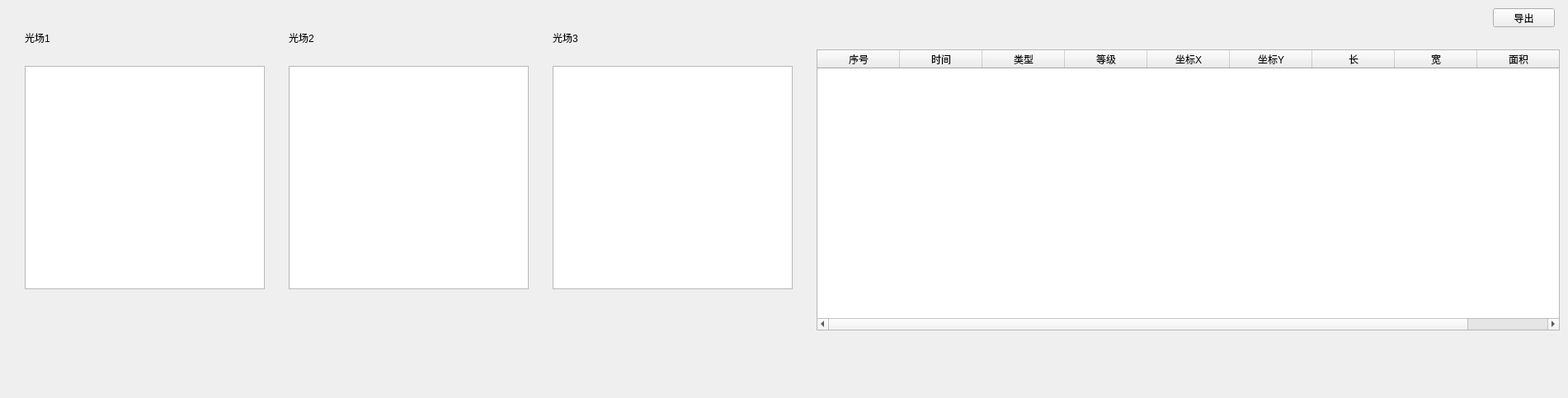
<?xml version="1.0" encoding="UTF-8"?>
<ui version="4.0">
 <class>SingleFlawShowWidget</class>
 <widget class="QWidget" name="SingleFlawShowWidget">
  <property name="geometry">
   <rect>
    <x>0</x>
    <y>0</y>
    <width>1901</width>
    <height>483</height>
   </rect>
  </property>
  <property name="windowTitle">
   <string>Form</string>
  </property>
  <widget class="QTableWidget" name="tableWidget">
   <property name="enabled">
    <bool>true</bool>
   </property>
   <property name="geometry">
    <rect>
     <x>990</x>
     <y>60</y>
     <width>901</width>
     <height>341</height>
    </rect>
   </property>
   <column>
    <property name="text">
     <string>序号</string>
    </property>
   </column>
   <column>
    <property name="text">
     <string>时间</string>
    </property>
   </column>
   <column>
    <property name="text">
     <string>类型</string>
    </property>
   </column>
   <column>
    <property name="text">
     <string>等级</string>
    </property>
   </column>
   <column>
    <property name="text">
     <string>坐标X</string>
    </property>
   </column>
   <column>
    <property name="text">
     <string>坐标Y</string>
    </property>
   </column>
   <column>
    <property name="text">
     <string>长</string>
    </property>
   </column>
   <column>
    <property name="text">
     <string>宽</string>
    </property>
   </column>
   <column>
    <property name="text">
     <string>面积</string>
    </property>
   </column>
  </widget>
  <widget class="QLabel" name="label">
   <property name="geometry">
    <rect>
     <x>30</x>
     <y>60</y>
     <width>54</width>
     <height>12</height>
    </rect>
   </property>
   <property name="text">
    <string/>
   </property>
  </widget>
  <widget class="QLabel" name="label_2">
   <property name="geometry">
    <rect>
     <x>350</x>
     <y>60</y>
     <width>54</width>
     <height>12</height>
    </rect>
   </property>
   <property name="text">
    <string/>
   </property>
  </widget>
  <widget class="QLabel" name="label_3">
   <property name="geometry">
    <rect>
     <x>670</x>
     <y>60</y>
     <width>54</width>
     <height>12</height>
    </rect>
   </property>
   <property name="text">
    <string/>
   </property>
  </widget>
  <widget class="QLabel" name="label_4">
   <property name="geometry">
    <rect>
     <x>670</x>
     <y>40</y>
     <width>54</width>
     <height>12</height>
    </rect>
   </property>
   <property name="text">
    <string>光场3</string>
   </property>
  </widget>
  <widget class="QLabel" name="label_5">
   <property name="geometry">
    <rect>
     <x>350</x>
     <y>40</y>
     <width>54</width>
     <height>12</height>
    </rect>
   </property>
   <property name="text">
    <string>光场2</string>
   </property>
  </widget>
  <widget class="QLabel" name="label_6">
   <property name="geometry">
    <rect>
     <x>30</x>
     <y>40</y>
     <width>54</width>
     <height>12</height>
    </rect>
   </property>
   <property name="text">
    <string>光场1</string>
   </property>
  </widget>
  <widget class="QGraphicsView" name="graphicsView">
   <property name="geometry">
    <rect>
     <x>30</x>
     <y>80</y>
     <width>291</width>
     <height>271</height>
    </rect>
   </property>
  </widget>
  <widget class="QGraphicsView" name="graphicsView_2">
   <property name="geometry">
    <rect>
     <x>350</x>
     <y>80</y>
     <width>291</width>
     <height>271</height>
    </rect>
   </property>
  </widget>
  <widget class="QGraphicsView" name="graphicsView_3">
   <property name="geometry">
    <rect>
     <x>670</x>
     <y>80</y>
     <width>291</width>
     <height>271</height>
    </rect>
   </property>
  </widget>
  <widget class="QPushButton" name="buttonExport">
   <property name="geometry">
    <rect>
     <x>1810</x>
     <y>10</y>
     <width>75</width>
     <height>23</height>
    </rect>
   </property>
   <property name="text">
    <string>导出</string>
   </property>
  </widget>
 </widget>
 <resources/>
 <connections/>
</ui>
